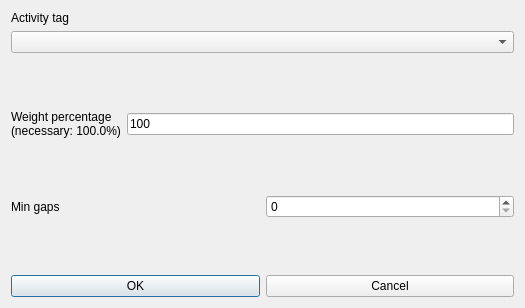
<?xml version="1.0" encoding="UTF-8"?>
<ui version="4.0">
 <class>ModifyConstraintTeachersMinGapsBetweenActivityTagPerRealDayForm_template</class>
 <widget class="QDialog" name="ModifyConstraintTeachersMinGapsBetweenActivityTagPerRealDayForm_template">
  <property name="geometry">
   <rect>
    <x>0</x>
    <y>0</y>
    <width>525</width>
    <height>308</height>
   </rect>
  </property>
  <property name="windowTitle">
   <string extracomment="This is the title of the dialog to modify a constraint of this type">Modify teachers min gaps between activity tag per real day</string>
  </property>
  <layout class="QVBoxLayout" name="verticalLayout_2">
   <item>
    <layout class="QVBoxLayout" name="verticalLayout">
     <item>
      <widget class="QLabel" name="activityTagTextLabel">
       <property name="frameShape">
        <enum>QFrame::NoFrame</enum>
       </property>
       <property name="frameShadow">
        <enum>QFrame::Plain</enum>
       </property>
       <property name="text">
        <string>Activity tag</string>
       </property>
       <property name="wordWrap">
        <bool>false</bool>
       </property>
      </widget>
     </item>
     <item>
      <widget class="QComboBox" name="activityTagComboBox">
       <property name="editable">
        <bool>false</bool>
       </property>
       <property name="insertPolicy">
        <enum>QComboBox::NoInsert</enum>
       </property>
       <property name="duplicatesEnabled">
        <bool>false</bool>
       </property>
      </widget>
     </item>
    </layout>
   </item>
   <item>
    <spacer name="spacer6">
     <property name="orientation">
      <enum>Qt::Vertical</enum>
     </property>
     <property name="sizeType">
      <enum>QSizePolicy::Expanding</enum>
     </property>
     <property name="sizeHint" stdset="0">
      <size>
       <width>20</width>
       <height>20</height>
      </size>
     </property>
    </spacer>
   </item>
   <item>
    <layout class="QHBoxLayout" name="horizontalLayout_2">
     <item>
      <widget class="QLabel" name="weightTextLabel">
       <property name="frameShape">
        <enum>QFrame::NoFrame</enum>
       </property>
       <property name="frameShadow">
        <enum>QFrame::Plain</enum>
       </property>
       <property name="text">
        <string>Weight percentage
(necessary: 100.0%)</string>
       </property>
       <property name="wordWrap">
        <bool>false</bool>
       </property>
      </widget>
     </item>
     <item>
      <widget class="QLineEdit" name="weightLineEdit">
       <property name="text">
        <string notr="true">100</string>
       </property>
      </widget>
     </item>
    </layout>
   </item>
   <item>
    <spacer name="verticalSpacer">
     <property name="orientation">
      <enum>Qt::Vertical</enum>
     </property>
     <property name="sizeHint" stdset="0">
      <size>
       <width>20</width>
       <height>25</height>
      </size>
     </property>
    </spacer>
   </item>
   <item>
    <layout class="QHBoxLayout" name="horizontalLayout">
     <item>
      <widget class="QLabel" name="minGapsTextLabel">
       <property name="frameShape">
        <enum>QFrame::NoFrame</enum>
       </property>
       <property name="frameShadow">
        <enum>QFrame::Plain</enum>
       </property>
       <property name="text">
        <string>Min gaps</string>
       </property>
       <property name="wordWrap">
        <bool>false</bool>
       </property>
      </widget>
     </item>
     <item>
      <widget class="QSpinBox" name="minGapsSpinBox"/>
     </item>
    </layout>
   </item>
   <item>
    <spacer name="verticalSpacer_2">
     <property name="orientation">
      <enum>Qt::Vertical</enum>
     </property>
     <property name="sizeHint" stdset="0">
      <size>
       <width>20</width>
       <height>26</height>
      </size>
     </property>
    </spacer>
   </item>
   <item>
    <layout class="QHBoxLayout">
     <item>
      <widget class="QPushButton" name="okPushButton">
       <property name="text">
        <string>OK</string>
       </property>
      </widget>
     </item>
     <item>
      <widget class="QPushButton" name="cancelPushButton">
       <property name="text">
        <string>Cancel</string>
       </property>
      </widget>
     </item>
    </layout>
   </item>
  </layout>
 </widget>
 <layoutdefault spacing="6" margin="11"/>
 <resources/>
 <connections/>
</ui>
